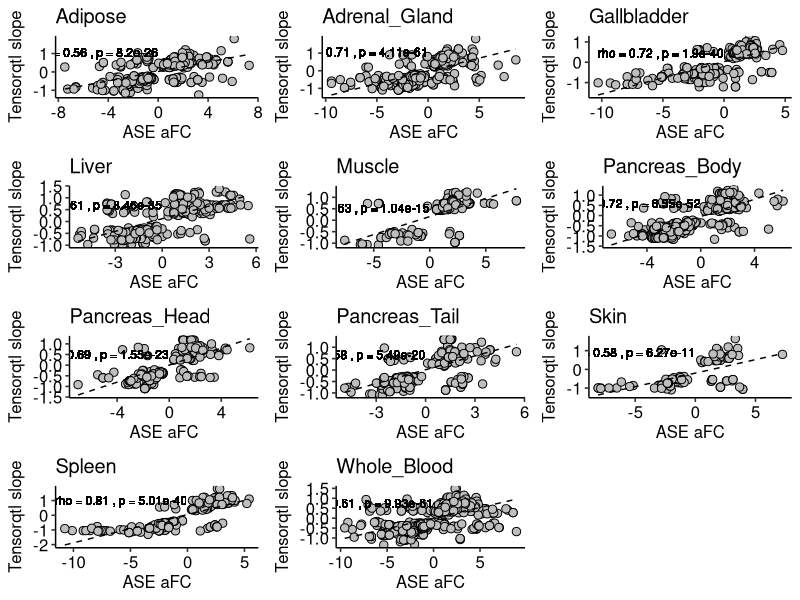

This chart was generated by the following R code:
#==============================================#
# ASE-eQTL-correlation #
# Supp-Figure-30#
#==============================================#

library(ggplot2)
library(ggpubr)
library(data.table)
library(tidyverse)
library(cowplot)

setwd("/path/to/GTOP_code/supp/supp_fig30")


# Supp.Fig.30 ASE-eQTL-correlation ----------------------------------------


df_plot <- fread("./input/Figure S30.txt", sep = "\t")


figlist <- list()
for (tis in unique(df_plot$tissue)) {
  df_tmp <- df_plot %>% dplyr::filter(tissue==tis)
  cor_test <- cor.test(df_tmp$slope, df_tmp$logafc,method="spearman")
  rho <- cor_test$estimate[1]
  p_value <- cor_test$p.value[1]

  
  
  figlist[[tis]] <- ggplot(df_tmp)+
    geom_point(aes(x=logafc,y=slope),
               fill="grey", size=2.5, shape=21)+
    geom_text(
      aes(x=0, y=max(slope)-0.5),
      label = paste("rho =", round(rho, 2), ", p =", format(p_value, scientific = TRUE, digits = 3)),
      hjust = 1, vjust = 1, size = 3, color = "black")+
    geom_smooth(aes(x = logafc, y = slope),
                method = "lm", se = FALSE,
                color = "black", size = 0.5, linetype = "dashed") +
    xlab("ASE aFC") + 
    ylab("Tensorqtl slope")+
    theme_pubr()+
    ggtitle(sprintf("%s", tis))
  
}

plot_grid(plotlist = figlist, cols = 3)
